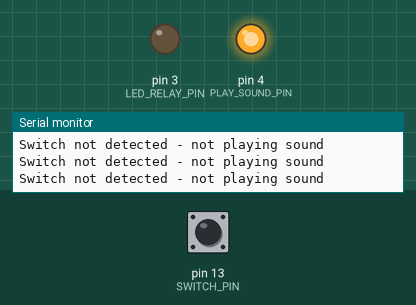
A sketch run on a simulated Arduino Uno, built with avr-gcc and run on an emulated ATmega328P. Shown: output pins drawn as LEDs (lit = HIGH), the last lines printed to the serial monitor. Inputs (shaded band) come from the test bench; at power-on: pin 13 (SWITCH_PIN) HIGH.

Above: at 1.2 s.
1.3 s: pin 13 (SWITCH_PIN) pulled LOW for 0.15 s
At 1.4 s:
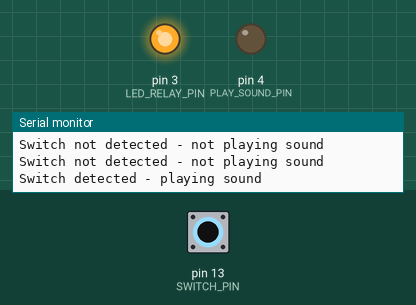
3.0 s: pin 13 (SWITCH_PIN) pulled LOW for 3.2 s
At 7.3 s:
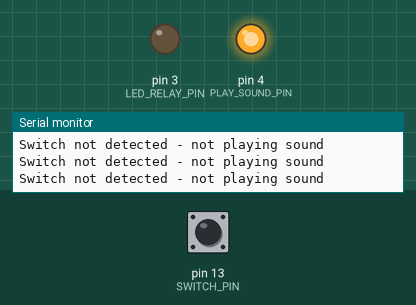
Timing chart, 0 to 8.8 s (numbered marks = the images above; inputs shaded):
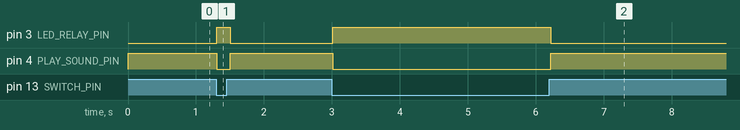

Measured:
- after the input at 1.3 s, pin 3 (LED_RELAY_PIN): LOW → HIGH at once, → LOW 0.20 s later; pin 4 (PLAY_SOUND_PIN): HIGH → LOW at once, → HIGH 0.20 s later
- after the input at 3.0 s, pin 3 (LED_RELAY_PIN): LOW → HIGH at once, → LOW 3.2 s later; pin 4 (PLAY_SOUND_PIN): HIGH → LOW at once, → HIGH 3.2 s later

The sketch:

radio-simple.ino
```cpp
// Requires DIP Switches to be in 'I/O Independent Mode 1':
// Switch 1 = ON
// Switch 2 = ON
// Switch 3 = OFF

constexpr int SWITCH_PIN = 13;
constexpr int LED_RELAY_PIN = 3;
constexpr int PLAY_SOUND_PIN = 4;

void setup()
{
  pinMode(SWITCH_PIN, INPUT_PULLUP);
  pinMode(LED_RELAY_PIN, OUTPUT);
  pinMode(PLAY_SOUND_PIN, OUTPUT);

  Serial.begin(115200);

  // Set outputs to default state
  digitalWrite(LED_RELAY_PIN, LOW);
  digitalWrite(PLAY_SOUND_PIN, HIGH); // sounds play when pin is set to LOW. Set to HIGH to begin with so nothing plays.
}

void loop()
{
  if (digitalRead(SWITCH_PIN) == LOW)     // <- Check the switch state
  {
    digitalWrite(PLAY_SOUND_PIN, LOW);    // <- Turn on the sound
    digitalWrite(LED_RELAY_PIN, HIGH);    // <- Turn on the LED
    Serial.println("Switch detected - playing sound");
  }
  else
  {
    digitalWrite(PLAY_SOUND_PIN, HIGH);   // <- Turn off the sound
    digitalWrite(LED_RELAY_PIN, LOW);     // <- Turn off the LED
    Serial.println("Switch not detected - not playing sound");
  }

  delay(100);
}
```
